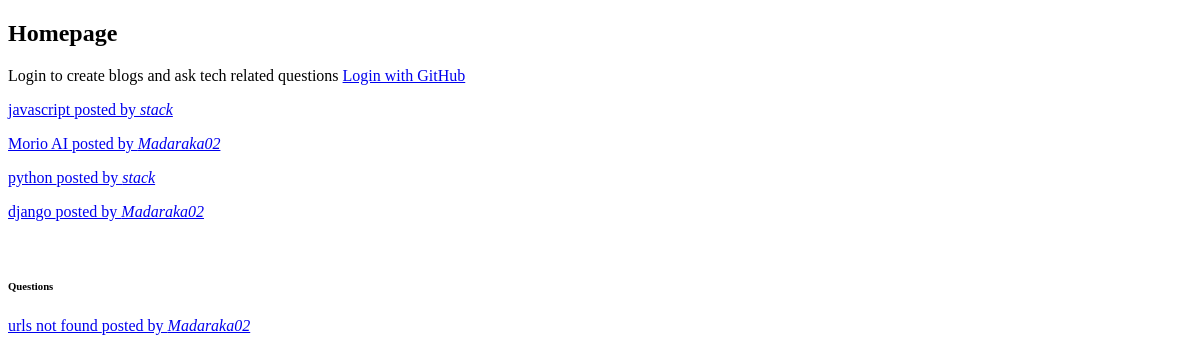
The app's page /, older data.
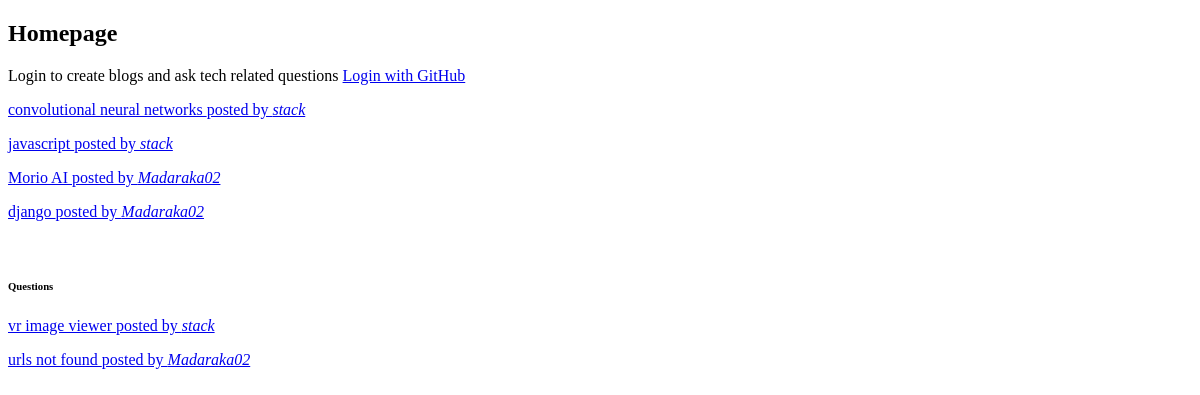
The same page, newer data.
### accounts/models.py (models this page shows, shortened)
class Blog(models.Model):
    title = models.CharField(max_length=300, null=True)
    author = models.ForeignKey(User, on_delete=models.CASCADE)
    image = models.FileField(null=True, upload_to='blog/images')
    slug = models.SlugField(null=True)
    content = RichTextField()
    date_added = models.DateTimeField(auto_now_add=True)
    likes = models.ManyToManyField(User, related_name="likes", blank=True)

### stack/models.py (models this page shows, shortened)
class Question(models.Model):
    title = models.CharField(max_length=300, null=True)
    author = models.ForeignKey(User, on_delete=models.CASCADE)
    content = RichTextField()
    slug = models.SlugField(null=True)
    date_added = models.DateTimeField(auto_now_add=True)

### stack/views.py (the view)
# urls.py: 2. Add a URL to urlpatterns:  path('', views.home, name='home')
def home(request):
    blogs = Blog.objects.all().order_by('-id')
    questions = Question.objects.all().order_by('-id')
    context ={
        'blogs':blogs,
        'questions':questions
    }
    return render(request, 'stack/home.html', context)

### templates/stack/home.html (shortened to what this page needs)
<!DOCTYPE html>
<html lang="en">
<head>
</head>
<body>
  <h2>Homepage</h2>
  {% if request.user.is_authenticated %}
    <p>Hello {{ user.username }}!</p>
    <a href="{% url 'postblog' %}">create a blog</a>
    <a href="{% url 'postqn' %}">Ask Question</a>
    <a href="{% url 'user_page' %}">View all your blogs</a>
    {% else %}
     Login to create blogs and ask tech related questions <a href="{% url 'social:begin' 'github' %}">Login with GitHub</a><br>
    {% endif %}
<div>
  {% for blog in blogs %}
  <p>
    <a href="{% url 'blog_details' blog.slug %}">
    {{blog.title}} posted by <i>{{blog.author}}</i></a></p>
  {% endfor %}
  <br>
  <h6>Questions</h6>
  {% for question  in questions %}
  <p>
    <a href="{% url 'question_details' question.slug %}">
    {{question.title}} posted by <i>{{question.author}}</i></a></p>
  {% endfor %}
</div>
</body>
</html>

Row changes from the older to the newer data that the page shows:
removed Blog: title "python", author "stack"
added Blog: title "convolutional neural networks", author "stack"
added Question: title "vr image viewer", author "stack"
